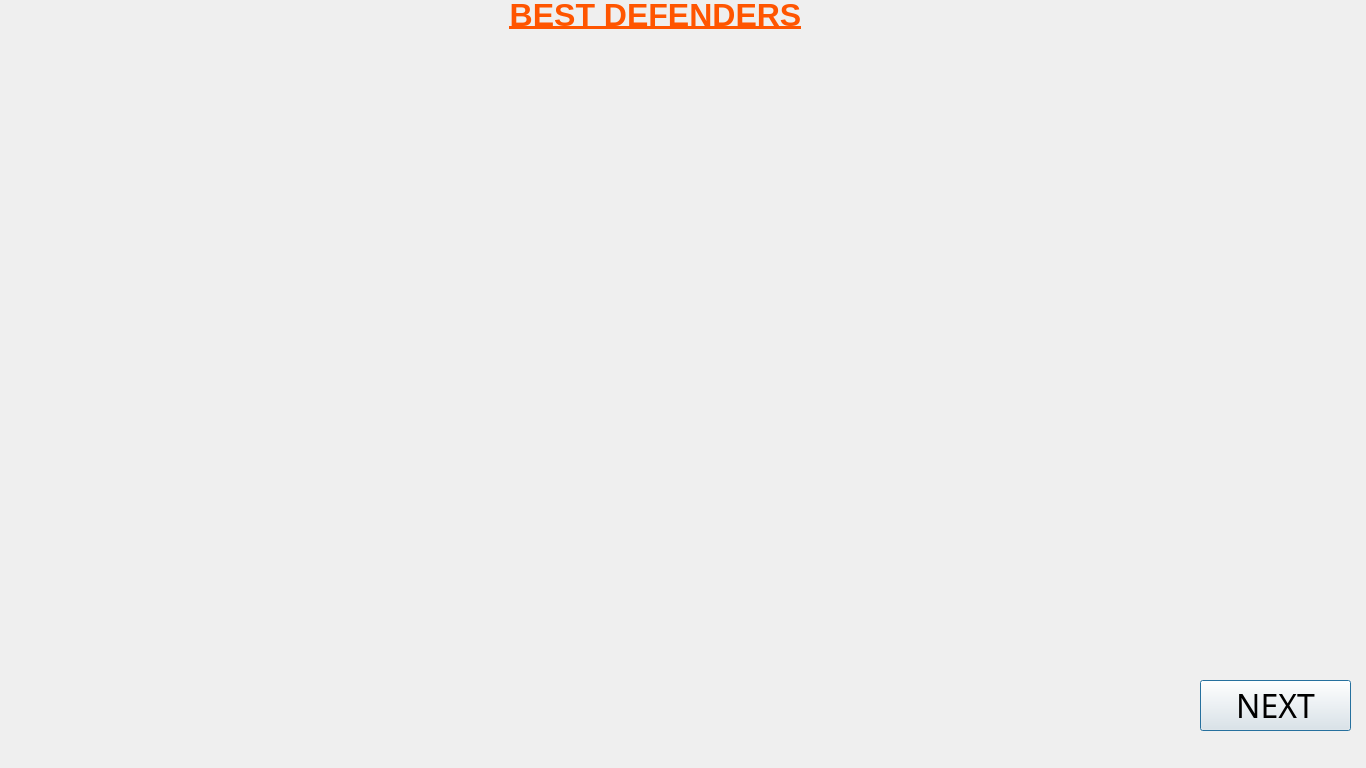
<?xml version="1.0" encoding="UTF-8"?>
<ui version="4.0">
 <class>analysis71</class>
 <widget class="QDialog" name="analysis71">
  <property name="geometry">
   <rect>
    <x>0</x>
    <y>0</y>
    <width>1366</width>
    <height>768</height>
   </rect>
  </property>
  <property name="windowTitle">
   <string>Dialog</string>
  </property>
  <widget class="QLabel" name="background">
   <property name="geometry">
    <rect>
     <x>0</x>
     <y>0</y>
     <width>1366</width>
     <height>768</height>
    </rect>
   </property>
   <property name="text">
    <string/>
   </property>
   <property name="pixmap">
    <pixmap resource="resources.qrc">:/background8.jpg</pixmap>
   </property>
   <property name="scaledContents">
    <bool>true</bool>
   </property>
  </widget>
  <widget class="QLabel" name="heading">
   <property name="geometry">
    <rect>
     <x>350</x>
     <y>-60</y>
     <width>611</width>
     <height>151</height>
    </rect>
   </property>
   <property name="text">
    <string>&lt;html&gt;&lt;head/&gt;&lt;body&gt;&lt;p align=&quot;center&quot;&gt;&lt;span style=&quot; font-size:24pt; font-weight:600; text-decoration: underline; color:#ff5500;&quot;&gt;BEST DEFENDERS&lt;/span&gt;&lt;/p&gt;&lt;/body&gt;&lt;/html&gt;</string>
   </property>
  </widget>
  <widget class="QLabel" name="graph2">
   <property name="geometry">
    <rect>
     <x>10</x>
     <y>350</y>
     <width>641</width>
     <height>331</height>
    </rect>
   </property>
   <property name="text">
    <string/>
   </property>
   <property name="pixmap">
    <pixmap resource="resources.qrc">:/complete-fifa-2017-player-dataset-global/Solution/df_2.PNG</pixmap>
   </property>
   <property name="scaledContents">
    <bool>true</bool>
   </property>
  </widget>
  <widget class="QLabel" name="graph3">
   <property name="geometry">
    <rect>
     <x>650</x>
     <y>40</y>
     <width>701</width>
     <height>321</height>
    </rect>
   </property>
   <property name="text">
    <string/>
   </property>
   <property name="pixmap">
    <pixmap resource="resources.qrc">:/complete-fifa-2017-player-dataset-global/Solution/df_3.PNG</pixmap>
   </property>
   <property name="scaledContents">
    <bool>true</bool>
   </property>
  </widget>
  <widget class="QLabel" name="graph4">
   <property name="geometry">
    <rect>
     <x>650</x>
     <y>350</y>
     <width>701</width>
     <height>331</height>
    </rect>
   </property>
   <property name="text">
    <string/>
   </property>
   <property name="pixmap">
    <pixmap resource="resources.qrc">:/complete-fifa-2017-player-dataset-global/Solution/df_4.PNG</pixmap>
   </property>
   <property name="scaledContents">
    <bool>true</bool>
   </property>
  </widget>
  <widget class="QLabel" name="graph1">
   <property name="geometry">
    <rect>
     <x>10</x>
     <y>40</y>
     <width>641</width>
     <height>311</height>
    </rect>
   </property>
   <property name="text">
    <string/>
   </property>
   <property name="pixmap">
    <pixmap resource="resources.qrc">:/complete-fifa-2017-player-dataset-global/Solution/def1.PNG</pixmap>
   </property>
   <property name="scaledContents">
    <bool>true</bool>
   </property>
  </widget>
  <widget class="QPushButton" name="nextButton">
   <property name="geometry">
    <rect>
     <x>1200</x>
     <y>680</y>
     <width>151</width>
     <height>51</height>
    </rect>
   </property>
   <property name="font">
    <font>
     <family>ErgoeBlack</family>
     <pointsize>24</pointsize>
    </font>
   </property>
   <property name="text">
    <string>NEXT</string>
   </property>
  </widget>
 </widget>
 <resources>
  <include location="resources.qrc"/>
 </resources>
 <connections/>
</ui>
